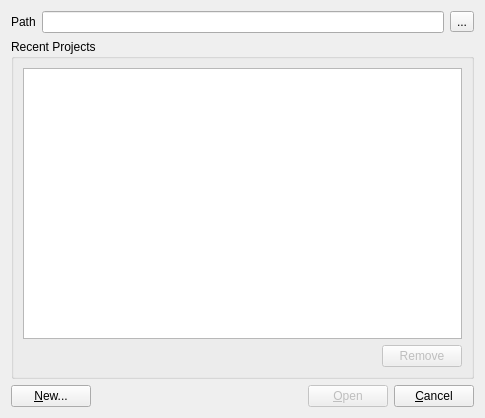
<ui version="4.0" >
 <class>OpenProjectDialog</class>
 <widget class="QDialog" name="OpenProjectDialog" >
  <property name="enabled" >
   <bool>true</bool>
  </property>
  <property name="geometry" >
   <rect>
    <x>0</x>
    <y>0</y>
    <width>485</width>
    <height>418</height>
   </rect>
  </property>
  <property name="windowTitle" >
   <string>Open Project</string>
  </property>
  <layout class="QVBoxLayout" name="verticalLayout_2" >
   <item>
    <layout class="QHBoxLayout" name="horizontalLayout" >
     <item>
      <widget class="QLabel" name="label" >
       <property name="text" >
        <string>Path</string>
       </property>
      </widget>
     </item>
     <item>
      <widget class="QLineEdit" name="pathEdit_" />
     </item>
     <item>
      <widget class="QToolButton" name="browseButton_" >
       <property name="text" >
        <string>...</string>
       </property>
      </widget>
     </item>
    </layout>
   </item>
   <item>
    <widget class="QGroupBox" name="groupBox" >
     <property name="title" >
      <string>Recent Projects</string>
     </property>
     <layout class="QVBoxLayout" name="verticalLayout" >
      <item>
       <widget class="QListWidget" name="recentProjectsList_" />
      </item>
      <item>
       <layout class="QHBoxLayout" name="horizontalLayout_2" >
        <item>
         <spacer name="horizontalSpacer" >
          <property name="orientation" >
           <enum>Qt::Horizontal</enum>
          </property>
          <property name="sizeHint" stdset="0" >
           <size>
            <width>40</width>
            <height>20</height>
           </size>
          </property>
         </spacer>
        </item>
        <item>
         <widget class="QPushButton" name="removeProjectButton_" >
          <property name="enabled" >
           <bool>false</bool>
          </property>
          <property name="text" >
           <string>Remove</string>
          </property>
         </widget>
        </item>
       </layout>
      </item>
     </layout>
    </widget>
   </item>
   <item>
    <layout class="QHBoxLayout" name="horizontalLayout_3" >
     <item>
      <widget class="QPushButton" name="newButton_" >
       <property name="text" >
        <string>&amp;New...</string>
       </property>
      </widget>
     </item>
     <item>
      <spacer name="horizontalSpacer_2" >
       <property name="orientation" >
        <enum>Qt::Horizontal</enum>
       </property>
       <property name="sizeHint" stdset="0" >
        <size>
         <width>40</width>
         <height>20</height>
        </size>
       </property>
      </spacer>
     </item>
     <item>
      <widget class="QPushButton" name="openButton_" >
       <property name="enabled" >
        <bool>false</bool>
       </property>
       <property name="text" >
        <string>&amp;Open</string>
       </property>
      </widget>
     </item>
     <item>
      <widget class="QPushButton" name="cancelButton_" >
       <property name="text" >
        <string>&amp;Cancel</string>
       </property>
      </widget>
     </item>
    </layout>
   </item>
  </layout>
 </widget>
 <resources/>
 <connections>
  <connection>
   <sender>cancelButton_</sender>
   <signal>clicked()</signal>
   <receiver>OpenProjectDialog</receiver>
   <slot>reject()</slot>
   <hints>
    <hint type="sourcelabel" >
     <x>427</x>
     <y>393</y>
    </hint>
    <hint type="destinationlabel" >
     <x>281</x>
     <y>394</y>
    </hint>
   </hints>
  </connection>
  <connection>
   <sender>newButton_</sender>
   <signal>clicked()</signal>
   <receiver>OpenProjectDialog</receiver>
   <slot>newProject()</slot>
   <hints>
    <hint type="sourcelabel" >
     <x>68</x>
     <y>392</y>
    </hint>
    <hint type="destinationlabel" >
     <x>134</x>
     <y>387</y>
    </hint>
   </hints>
  </connection>
  <connection>
   <sender>pathEdit_</sender>
   <signal>textChanged(QString)</signal>
   <receiver>OpenProjectDialog</receiver>
   <slot>pathChanged(QString)</slot>
   <hints>
    <hint type="sourcelabel" >
     <x>355</x>
     <y>20</y>
    </hint>
    <hint type="destinationlabel" >
     <x>483</x>
     <y>42</y>
    </hint>
   </hints>
  </connection>
  <connection>
   <sender>recentProjectsList_</sender>
   <signal>itemSelectionChanged()</signal>
   <receiver>OpenProjectDialog</receiver>
   <slot>recentProjectSelected()</slot>
   <hints>
    <hint type="sourcelabel" >
     <x>180</x>
     <y>137</y>
    </hint>
    <hint type="destinationlabel" >
     <x>482</x>
     <y>159</y>
    </hint>
   </hints>
  </connection>
  <connection>
   <sender>removeProjectButton_</sender>
   <signal>clicked()</signal>
   <receiver>OpenProjectDialog</receiver>
   <slot>removeProject()</slot>
   <hints>
    <hint type="sourcelabel" >
     <x>439</x>
     <y>336</y>
    </hint>
    <hint type="destinationlabel" >
     <x>480</x>
     <y>351</y>
    </hint>
   </hints>
  </connection>
  <connection>
   <sender>browseButton_</sender>
   <signal>clicked()</signal>
   <receiver>OpenProjectDialog</receiver>
   <slot>browse()</slot>
   <hints>
    <hint type="sourcelabel" >
     <x>462</x>
     <y>21</y>
    </hint>
    <hint type="destinationlabel" >
     <x>482</x>
     <y>13</y>
    </hint>
   </hints>
  </connection>
  <connection>
   <sender>openButton_</sender>
   <signal>clicked()</signal>
   <receiver>OpenProjectDialog</receiver>
   <slot>accept()</slot>
   <hints>
    <hint type="sourcelabel" >
     <x>356</x>
     <y>399</y>
    </hint>
    <hint type="destinationlabel" >
     <x>298</x>
     <y>374</y>
    </hint>
   </hints>
  </connection>
 </connections>
 <slots>
  <slot>newProject()</slot>
  <slot>pathChanged(QString)</slot>
  <slot>recentProjectSelected()</slot>
  <slot>removeProject()</slot>
  <slot>browse()</slot>
 </slots>
</ui>
